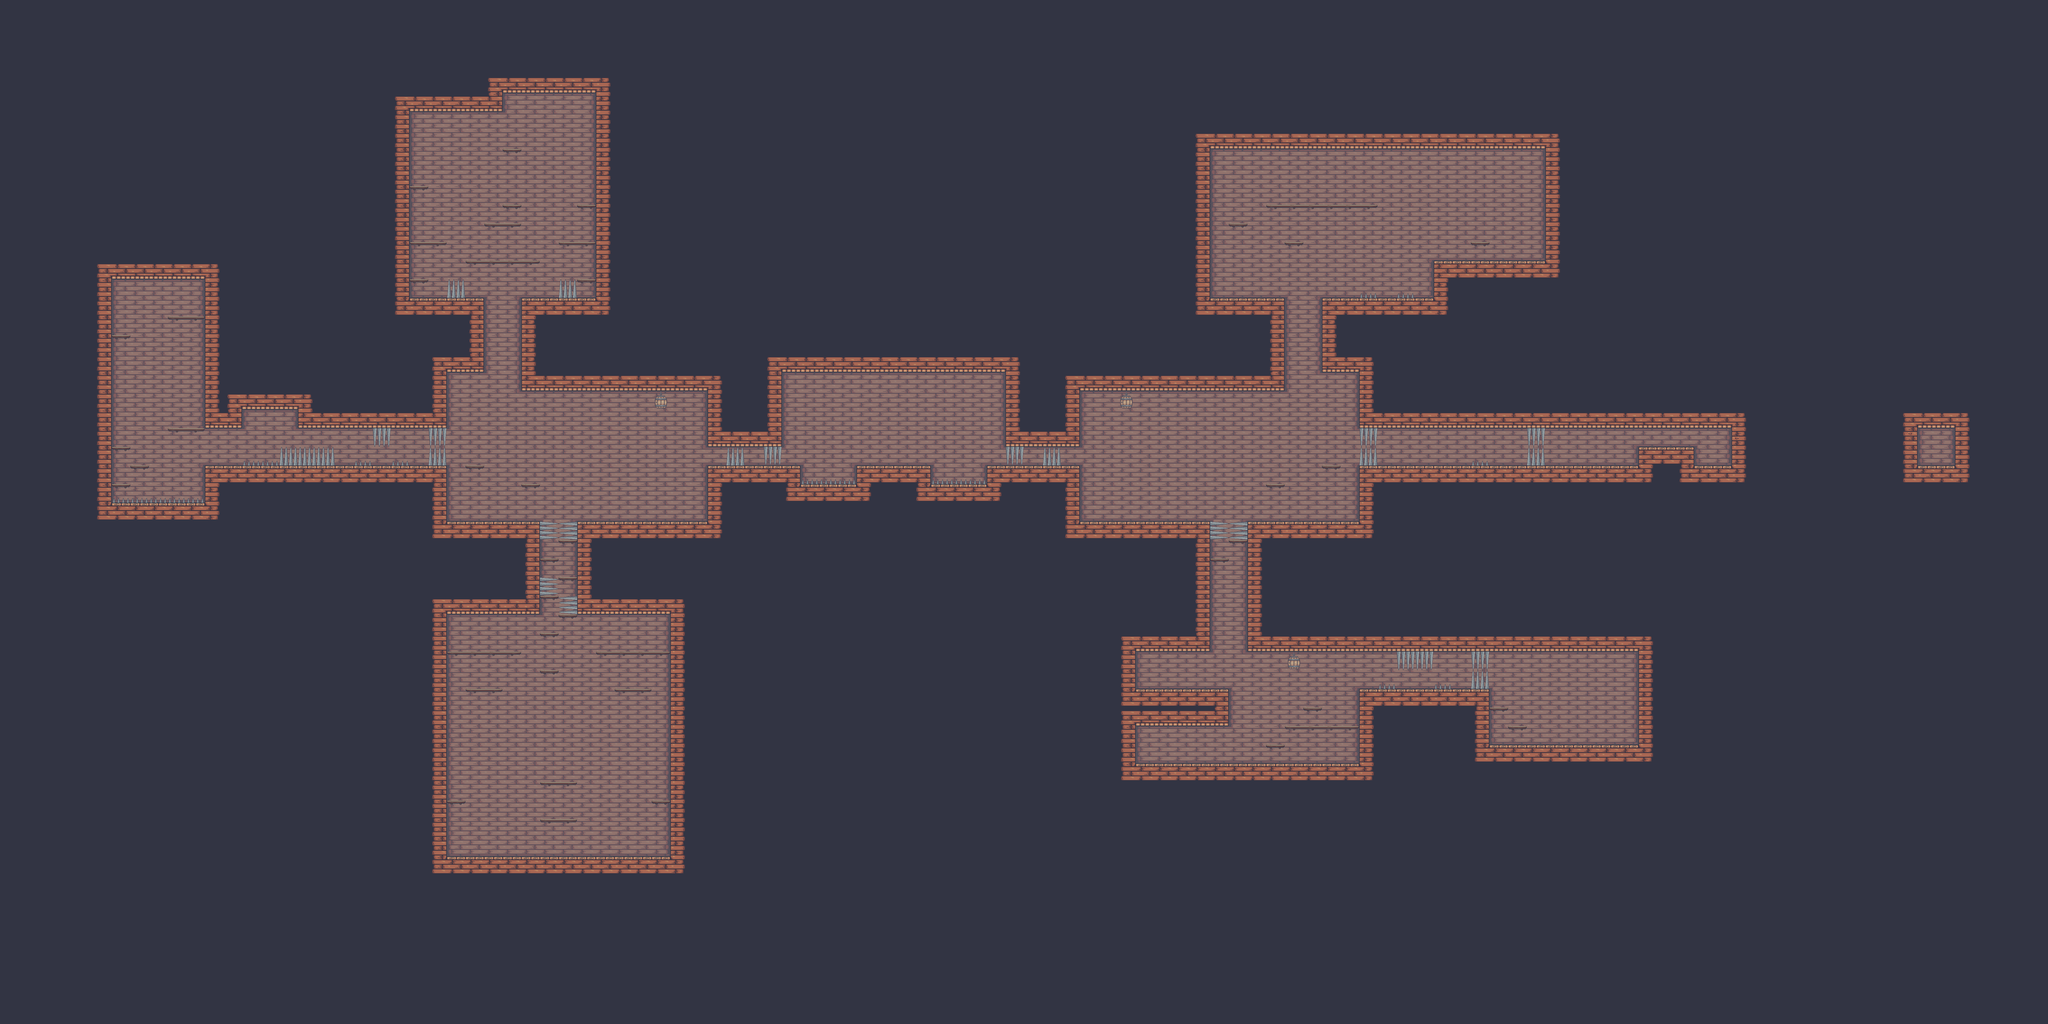

A 2D game scene composited from a Tiled map and its tileset images. What follows is a short description and the map's XML, with each tile layer's data collapsed to a summary:
An orthogonal 110x55 tile map with 64x64 px tiles, 4 tile layers (ground, platforms, hidden_passage, traps), 1 hidden layer not drawn, 2 tilesets and 57 objects.

<map version="1.9" tiledversion="1.9.2" orientation="orthogonal" renderorder="right-down" width="110" height="55" tilewidth="64" tileheight="64" infinite="0" nextlayerid="12" nextobjectid="63">
 <editorsettings>
  <export target="six_rooms.json" format="json" />
 </editorsettings>
 <tileset firstgid="1" source="tileset.tsx" />
 <tileset firstgid="61" source="objects.tsx" />
 <layer id="1" name="ground_proto" width="110" height="55" visible="0">
  <data>[6050 cells, 510 non-empty, 13 distinct tile ids]</data>
 </layer>
 <layer id="3" name="ground" width="110" height="55">
  <data>[6050 cells, 6040 non-empty, 33 distinct tile ids]</data>
 </layer>
 <layer id="4" name="platforms" width="110" height="55">
  <data>[6050 cells, 72 non-empty, 4 distinct tile ids]</data>
 </layer>
 <layer id="5" name="hidden_passage" width="110" height="55">
  <data>[6050 cells, 10 non-empty, 3 distinct tile ids]</data>
 </layer>
 <layer id="6" name="traps" width="110" height="55">
  <data>[6050 cells, 49 non-empty, 6 distinct tile ids]</data>
 </layer>
 <objectgroup id="7" name="doors">
  <object id="1" gid="66" x="3033" y="1600" width="78" height="96">
   <properties>
    <property name="id" type="int" value="-1" />
   </properties>
  </object>
  <object id="2" gid="66" x="5504" y="2560" width="78" height="96">
   <properties>
    <property name="id" type="int" value="1" />
   </properties>
  </object>
 </objectgroup>
 <objectgroup id="9" name="enemies">
  <object id="9" gid="62" x="2176" y="1792" width="77" height="74" />
  <object id="10" gid="65" x="1664" y="1792" width="64" height="68" />
  <object id="15" gid="63" x="640" y="1472" width="62" height="46" />
  <object id="18" gid="65" x="1728" y="896" width="64" height="68" />
  <object id="19" gid="64" x="1664" y="768" width="80" height="72" />
  <object id="31" gid="61" x="1856" y="2944" width="63" height="67" />
  <object id="34" gid="63" x="2176" y="2368" width="62" height="46" />
  <object id="35" gid="2147483711" x="1536" y="2752" width="62" height="46" />
  <object id="36" gid="62" x="1664" y="2240" width="77" height="74" />
  <object id="37" gid="65" x="2112" y="2240" width="64" height="68" />
  <object id="40" gid="65" x="4288" y="1792" width="64" height="68" />
  <object id="41" gid="62" x="3968" y="1792" width="77" height="74" />
  <object id="47" gid="2147483711" x="4928" y="896" width="62" height="46" />
  <object id="49" gid="65" x="4288" y="1024" width="64" height="68" />
  <object id="50" gid="61" x="4480" y="704" width="63" height="67" />
  <object id="51" gid="62" x="4864" y="1600" width="77" height="74" />
  <object id="52" gid="64" x="5504" y="1600" width="80" height="72" />
  <object id="57" gid="65" x="3968" y="2368" width="64" height="68" />
  <object id="58" gid="63" x="4608" y="2496" width="62" height="46" />
  <object id="59" gid="64" x="4096" y="2624" width="80" height="72" />
 </objectgroup>
 <objectgroup id="8" name="collectibles">
  <object id="3" gid="68" x="640" y="1088" width="64" height="64" />
  <object id="22" gid="69" x="1408" y="640" width="64" height="64" />
  <object id="32" gid="67" x="2240" y="2944" width="64" height="64" />
  <object id="33" gid="69" x="1536" y="2944" width="64" height="64" />
  <object id="48" gid="69" x="5248" y="896" width="64" height="64" />
  <object id="54" gid="69" x="5824" y="1600" width="64" height="64" />
  <object id="55" gid="67" x="6656" y="1600" width="64" height="64" />
  <object id="60" gid="69" x="5120" y="2560" width="64" height="64" />
  <object id="62" gid="69" x="3904" y="2624" width="64" height="64" />
 </objectgroup>
 <objectgroup id="10" name="moving_platforms">
  <object id="7" gid="30" x="1664" y="1408" width="64" height="64">
   <properties>
    <property name="axis" value="y" />
    <property name="distance" type="int" value="4" />
   </properties>
  </object>
  <object id="8" gid="30" x="1728" y="1408" width="64" height="64">
   <properties>
    <property name="axis" value="y" />
    <property name="distance" type="int" value="-4" />
   </properties>
  </object>
  <object id="20" gid="30" x="1984" y="704" width="64" height="64">
   <properties>
    <property name="axis" value="y" />
    <property name="distance" type="int" value="-2" />
   </properties>
  </object>
  <object id="24" gid="30" x="1792" y="2496" width="64" height="64">
   <properties>
    <property name="axis" value="y" />
    <property name="distance" type="int" value="3" />
   </properties>
  </object>
  <object id="25" gid="30" x="1984" y="2496" width="64" height="64">
   <properties>
    <property name="axis" value="y" />
    <property name="distance" type="int" value="3" />
   </properties>
  </object>
  <object id="43" gid="30" x="4480" y="1664" width="64" height="64">
   <properties>
    <property name="axis" value="y" />
    <property name="distance" type="int" value="-4" />
   </properties>
  </object>
  <object id="44" gid="30" x="4418" y="1153" width="64" height="64">
   <properties>
    <property name="axis" value="y" />
    <property name="distance" type="int" value="4" />
   </properties>
  </object>
  <object id="56" gid="30" x="4224" y="2048" width="64" height="64">
   <properties>
    <property name="axis" value="y" />
    <property name="distance" type="int" value="8" />
   </properties>
  </object>
 </objectgroup>
 <objectgroup id="11" name="fading_platforms">
  <object id="4" gid="30" x="2368" y="1728" width="64" height="64" />
  <object id="5" gid="30" x="2304" y="1792" width="64" height="64" />
  <object id="6" gid="30" x="1600" y="1792" width="64" height="64" />
  <object id="11" gid="30" x="384" y="1472" width="64" height="64" />
  <object id="12" gid="30" x="512" y="1408" width="64" height="64" />
  <object id="13" gid="30" x="384" y="1344" width="64" height="64" />
  <object id="14" gid="30" x="512" y="1280" width="64" height="64" />
  <object id="21" gid="30" x="1472" y="640" width="64" height="64" />
  <object id="23" gid="30" x="1664" y="640" width="64" height="64" />
  <object id="26" gid="30" x="1728" y="2944" width="64" height="64" />
  <object id="27" gid="30" x="2048" y="2944" width="64" height="64" />
  <object id="28" gid="30" x="1664" y="2816" width="64" height="64" />
  <object id="30" gid="30" x="2112" y="2816" width="64" height="64" />
  <object id="38" gid="30" x="3712" y="1728" width="64" height="64" />
  <object id="39" gid="30" x="3776" y="1792" width="64" height="64" />
  <object id="42" gid="30" x="4544" y="1792" width="64" height="64" />
  <object id="45" gid="30" x="4224" y="1024" width="64" height="64" />
  <object id="46" gid="30" x="4288" y="960" width="64" height="64" />
 </objectgroup>
</map>
